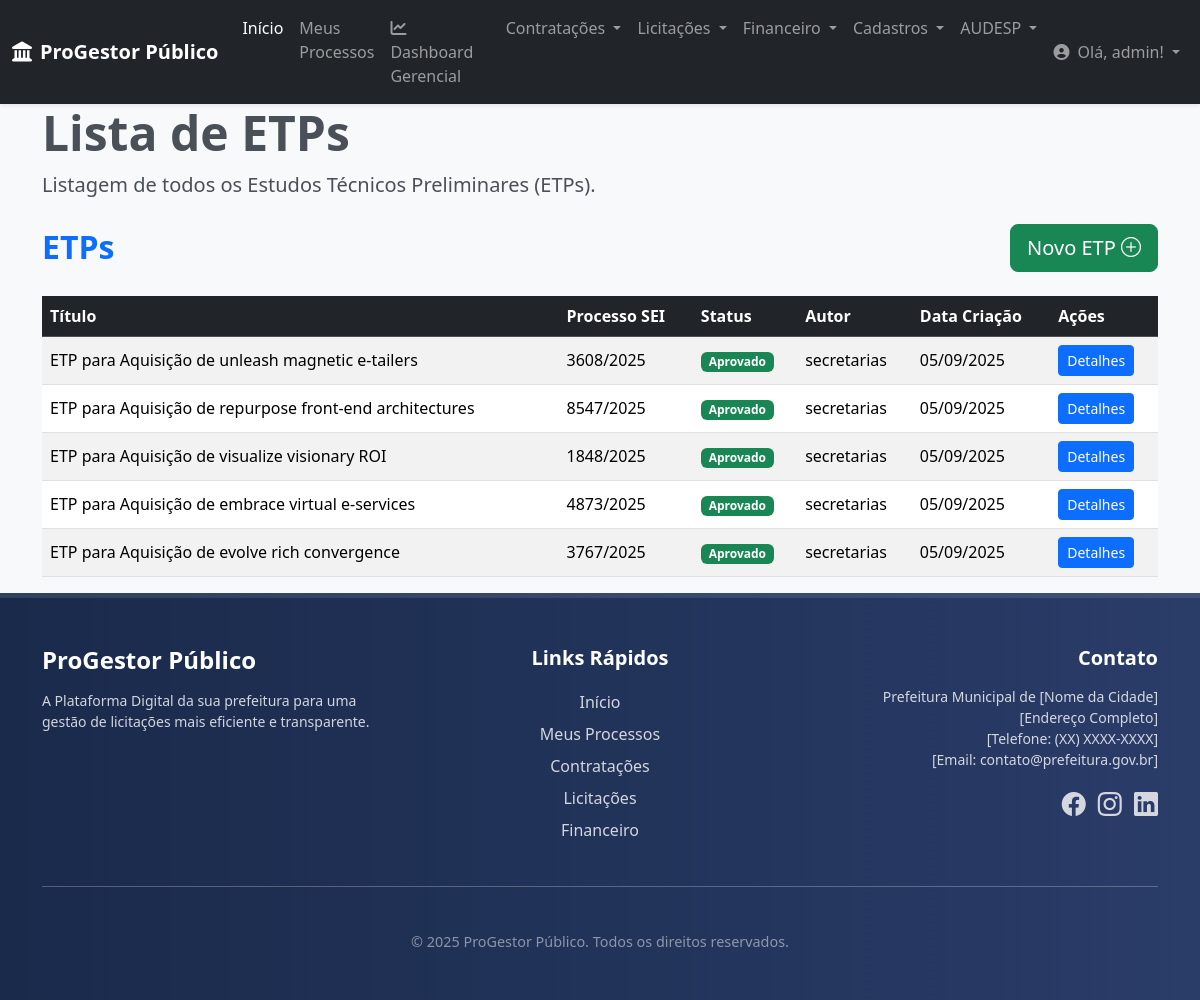
Page /contratacoes/etps/ (signed in) on the committed database.
### contratacoes/models.py (models this page shows, shortened)
class ETP(models.Model):
    processo_vinculado = models.OneToOneField(
        Processo,
        on_delete=models.CASCADE,
        null=True, blank=True,
        related_name='etp_documento',
        verbose_name="Processo Principal (ProGestor Público)"
    )
    titulo = models.CharField(
        max_length=255,
        verbose_name="Título do ETP",
        help_text="Título descritivo do Estudo Técnico Preliminar."
    )
    numero_processo = models.CharField(
        max_length=50,
        unique=True,
        verbose_name="Número do Processo SEI/Interno",
        help_text="Número do processo administrativo relacionado a este ETP."
    )
    data_criacao = models.DateField(
        auto_now_add=True,
        verbose_name="Data de Criação"
    )
    data_ultima_atualizacao = models.DateTimeField(auto_now=True)
    setor_demandante = models.CharField(
        max_length=100,
        verbose_name="Setor Demandante",
        help_text="Nome do setor que solicitou a contratação."
    )
    autor = models.ForeignKey(
        settings.AUTH_USER_MODEL,
        on_delete=models.SET_NULL,
        null=True,
        blank=True,
        verbose_name="Elaborador"
    )
    descricao_necessidade = models.TextField(
        verbose_name="1. Descrição da Necessidade",
        help_text="Detalhe o problema a ser resolvido ou a necessidade."
    )
    objetivo_contratacao = models.TextField(
        verbose_name="2. Objetivo da Contratação",
        help_text="Qual o resultado esperado com a contratação?"
    )
    requisitos_contratacao = models.TextField(
        verbose_name="3. Requisitos da Contratação",
        help_text="Características mínimas que a solução deve ter."
    )
    levantamento_solucoes_mercado = models.TextField(
        verbose_name="4. Levantamento de Soluções de Mercado",
        help_text="Pesquisa e análise das alternativas disponíveis no mercado."
    )
    estimativa_quantidades = models.TextField(
        verbose_name="5. Estimativa das Quantidades",
        help_text="Qual a quantidade/dimensão da contratação."
    )
    estimativa_valor = models.DecimalField(
        max_digits=15,
        decimal_places=2,
        null=True,
        blank=True,
        verbose_name="6. Estimativa do Valor da Contratação (R$)",
        help_text="Valor estimado da contratação."
    )
    resultados_esperados = models.TextField(
        verbose_name="7. Resultados Esperados",
        help_text="Benefícios que a contratação trará."
    )
    viabilidade_justificativa_solucao = models.TextField(
        verbose_name="8. Viabilidade e Justificativa da Solução Escolhida",
        help_text="Qual a melhor solução e por que é a melhor."
    )
    contratacoes_correlatas = models.TextField(
        verbose_name="9. Contratações Correlatas e/ou Interdependentes",
        null=True,
        blank=True,
        help_text="Essa contratação depende de outras?"
    )
    alinhamento_planejamento = models.TextField(
        verbose_name="10. Alinhamento com o Planejamento Estratégico",
        help_text="A contratação está de acordo com os objetivos maiores da instituição?"
    )
    status = models.CharField(
        max_length=30,
        choices=STATUS_DOCUMENTO_CHOICES,
        default='EM_ELABORACAO',
        verbose_name="Status do Documento"
    )
    observacoes_analise = models.TextField(
        blank=True,
        null=True,
        verbose_name="Observações da Análise"
    )
    item_pca_vinculado = models.ForeignKey(
        "ItemPCA",
        on_delete=models.SET_NULL,
        null=True,
        blank=True,
        verbose_name="Item do PCA Vinculado"
    )
    anexos = models.ManyToManyField(
        ArquivoAnexo, # <<< ATUALIZADO: Agora usa ArquivoAnexo do core
        blank=True,
        verbose_name="Anexos do ETP"
    )
    permissions = [
                ("pode_submeter_etp_analise", "Pode submeter ETP para análise de requerimentos"),
                ("pode_aprovar_etp_analise", "Pode aprovar ETP pela Análise de Requerimentos"),
                ("pode_recusar_etp_analise", "Pode recusar ETP pela Análise de Requerimentos"),
                ("pode_aprovar_etp_orcamento", "Pode aprovar ETP pelo Setor de Orçamento"),
                ("pode_recusar_etp_orcamento", "Pode recusar ETP pelo Setor de Orçamento"),
            ]
    class Meta:
        verbose_name = "Estudo Técnico Preliminar (ETP)"
        verbose_name_plural = "Estudos Técnicos Preliminares (ETP)"
        ordering = ['-data_criacao']

### contratacoes/views.py (the view, shortened to what this page needs)
# urls.py: path('etps/', views.listar_etps, name='listar_etps'),
@login_required
def listar_etps(request):
    etps_base = ETP.objects.none()
    is_secretaria = request.user.groups.filter(name='Secretarias').exists()
    is_analise = request.user.groups.filter(name='Analise de Requerimentos').exists()
    is_orcamento = request.user.groups.filter(name='Setor de Orcamento').exists()
    if request.user.is_superuser:
        etps_base = ETP.objects.all()
    elif is_secretaria:
        etps_base = ETP.objects.filter(autor=request.user)
    elif is_orcamento:
        etps_base = ETP.objects.filter(
            Q(status='AGUARDANDO_ORCAMENTO') |
            Q(status='RECUSADO_ORCAMENTO') |
            Q(status='APROVADO')
        )
    else:
        etps_base = ETP.objects.filter(autor=request.user)
    status_filtro = request.GET.get('status')
    if status_filtro:
        etps_filtrados = etps_base.filter(status=status_filtro)
    else:
        etps_filtrados = etps_base
    context = {
        'etps': etps_filtrados.order_by('-data_criacao'),
        'titulo_pagina': 'Lista de ETPs',
        'status_filtro': status_filtro,
    }
    return render(request, 'contratacoes/listar_etps.html', context)

### core/context_processors.py (called while the page is built)
def global_context(request):
    return {
        'logo_url': 'img/logo_barueri.jpg', # Caminho do seu logo
        'ano_atual': datetime.date.today().year, # Opcional: para o footer de direitos autorais
    }

### contratacoes/templates/contratacoes/listar_etps.html (shortened to what this page needs)
{% extends 'base.html' %}
{% block content %}
<section class="header-section mb-4">
    <div class="container">
        <h1 class="display-5 fw-bold">Lista de ETPs</h1>
        <p class="lead">Listagem de todos os Estudos Técnicos Preliminares (ETPs).
        </p>
    </div>
</section>
<div class="container">
    <div class="d-flex justify-content-between align-items-center mb-4">
        <h2 class="text-primary fw-bold mb-0">ETPs</h2>
        <a href="{% url 'contratacoes:criar_etp' %}" class="btn btn-success btn-lg">
            Novo ETP <i class="bi bi-plus-circle"></i>
        </a>
    </div>
    {% if etps %}
        <div class="table-responsive-lg">
            <table class="table table-striped table-hover align-middle">
                <thead class="table-dark">
                    <tr>
                        <th scope="col">Título</th>
                        <th scope="col">Processo SEI</th>
                        <th scope="col">Status</th>
                        <th scope="col">Autor</th>
                        <th scope="col">Data Criação</th>
                        <th scope="col">Ações</th>
                    </tr>
                </thead>
                <tbody>
                    {% for etp in etps %}
                    <tr>
                        <td>{{ etp.titulo|truncatechars:70 }}</td>
                        <td>{{ etp.numero_processo|default:"N/A" }}</td>
                        <td>
                            {% if etp.status == 'APROVADO' %}
                                <span class="badge bg-success">{{ etp.get_status_display }}</span>
                            {% elif etp.status == 'EM_ANALISE' %}
                                <span class="badge bg-warning text-dark">{{ etp.get_status_display }}</span>
                            {% elif etp.status == 'RECUSADO' %}
                                <span class="badge bg-danger">{{ etp.get_status_display }}</span>
                            {% else %}
                                <span class="badge bg-secondary">{{ etp.get_status_display }}</span>
                            {% endif %}
                        </td>
                        <td>{{ etp.autor.username|default:"Não informado" }}</td>
                        <td>{{ etp.data_criacao|date:"d/m/Y" }}</td>
                        <td>
                            <a href="{% url 'contratacoes:detalhar_etp' pk=etp.pk %}" class="btn btn-sm btn-primary">
                                Detalhes
                            </a>
                        </td>
                    </tr>
                    {% endfor %}
                </tbody>
            </table>
        </div>
    {% endif %}
</div>
{% endblock content %}

### core/templates/core/navbar.html (shortened to what this page needs)
<nav class="navbar navbar-expand-lg navbar-dark bg-dark shadow-sm">
    <div class="container-fluid">
        <a class="navbar-brand fw-bold" href="{% url 'core:home' %}">
            <i class="fas fa-landmark me-2"></i>ProGestor Público
        </a>
        <div class="collapse navbar-collapse" id="navbarNavDropdown">
            <ul class="navbar-nav me-auto mb-2 mb-lg-0">
                <li class="nav-item">
                    <a class="nav-link active" aria-current="page" href="{% url 'core:home' %}">Início</a>
                </li>
                <li class="nav-item">
                    <a class="nav-link" href="{% url 'core:meus_processos' %}">Meus Processos</a>
                </li>
                <li class="nav-item">
                    <a class="nav-link" href="{% url 'core:dashboard_gerencial' %}">
                        <i class="fas fa-chart-line me-1"></i>Dashboard Gerencial
                    </a>
                </li>
                <li class="nav-item dropdown">
                    <a class="nav-link dropdown-toggle" href="#" id="navbarContratacoes" role="button" data-bs-toggle="dropdown" aria-expanded="false">
                        Contratações
                    </a>
                </li>
                <li class="nav-item dropdown">
                    <a class="nav-link dropdown-toggle" href="#" id="navbarLicitacoes" role="button" data-bs-toggle="dropdown" aria-expanded="false">
                        Licitações
                    </a>
                </li>
                <li class="nav-item dropdown">
                    <a class="nav-link dropdown-toggle" href="#" id="navbarFinanceiro" role="button" data-bs-toggle="dropdown" aria-expanded="false">
                        Financeiro
                    </a>
                </li>
                <li class="nav-item dropdown">
                    <a class="nav-link dropdown-toggle" href="#" id="navbarCadastros" role="button" data-bs-toggle="dropdown" aria-expanded="false">
                        Cadastros
                    </a>
                </li>
                <li class="nav-item dropdown">
                    <a class="nav-link dropdown-toggle" href="#" id="navbarAudesp" role="button" data-bs-toggle="dropdown" aria-expanded="false">
                        AUDESP
                    </a>
                </li>
            </ul>
            <ul class="navbar-nav">
                {% if user.is_authenticated %}
                    <li class="nav-item dropdown">
                        <a class="nav-link dropdown-toggle" href="#" id="navbarUserDropdown" role="button" data-bs-toggle="dropdown" aria-expanded="false">
                            <i class="fas fa-user-circle me-1"></i> Olá, {{ user.username }}!
                        </a>
                    </li>
                {% else %}
                    <li class="nav-item">
                        <a class="nav-link" href="{% url 'account_login' %}">Entrar</a>
                    </li>
                {% endif %}
            </ul>
        </div>
    </div>
</nav>

### core/templates/base.html (style rules this page uses)
:root { --primary-color: #0056b3; --secondary-color: #337ab7; --dark-blue: #1a2a4b; --light-grey: #f8f9fa; --medium-grey: #e9ecef; --text-dark: #495057; --text-light: #ffffff; }
body { display: flex; flex-direction: column; min-height: 100vh; font-family: 'Segoe UI', Roboto, 'Helvetica Neue', Arial, sans-serif; background-color: var(--light-grey); color: var(--text-dark); }
.navbar { box-shadow: 0 2px 4px rgba(0,0,0,.08); }

### rows in the picture
ETP: titulo "ETP para Aquisição de unleash magnetic e-tailers", numero_processo "3608/2025", status "Aprovado", autor.username "secretarias", data_criacao "05/09/2025"
ETP: titulo "ETP para Aquisição de repurpose front-end architectures", numero_processo "8547/2025", status "Aprovado", autor.username "secretarias", data_criacao "05/09/2025"
ETP: titulo "ETP para Aquisição de visualize visionary ROI", numero_processo "1848/2025", status "Aprovado", autor.username "secretarias", data_criacao "05/09/2025"
ETP: titulo "ETP para Aquisição de embrace virtual e-services", numero_processo "4873/2025", status "Aprovado", autor.username "secretarias", data_criacao "05/09/2025"
ETP: titulo "ETP para Aquisição de evolve rich convergence", numero_processo "3767/2025", status "Aprovado", autor.username "secretarias", data_criacao "05/09/2025"

### other values in the picture
{{ user.username }} "admin"
